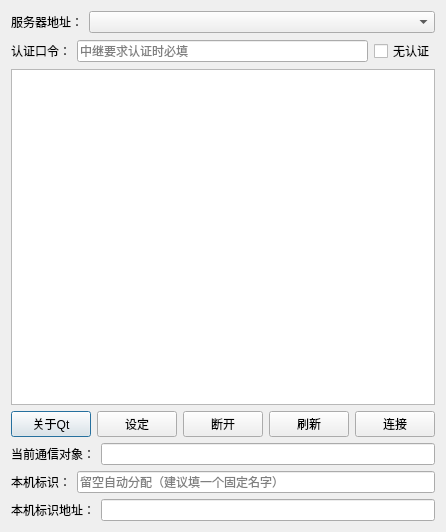
<?xml version="1.0" encoding="UTF-8"?>
<ui version="4.0">
 <class>ConnectorControl</class>
 <widget class="QDialog" name="ConnectorControl">
  <property name="geometry">
   <rect>
    <x>0</x>
    <y>0</y>
    <width>374</width>
    <height>532</height>
   </rect>
  </property>
  <property name="windowTitle">
   <string>Dialog</string>
  </property>
  <layout class="QVBoxLayout" name="verticalLayout">
   <item>
    <layout class="QHBoxLayout" name="horizontalLayout">
     <item>
      <widget class="QLabel" name="label">
       <property name="text">
        <string>服务器地址：</string>
       </property>
      </widget>
     </item>
     <item>
      <widget class="QComboBox" name="cbIp">
       <property name="sizePolicy">
        <sizepolicy hsizetype="Expanding" vsizetype="Fixed">
         <horstretch>0</horstretch>
         <verstretch>0</verstretch>
        </sizepolicy>
       </property>
      </widget>
     </item>
    </layout>
   </item>
   <item>
    <layout class="QHBoxLayout" name="horizontalLayoutAuth">
     <item>
      <widget class="QLabel" name="labelAuth">
       <property name="text">
        <string>认证口令：</string>
       </property>
      </widget>
     </item>
     <item>
      <widget class="QLineEdit" name="edPassword">
       <property name="echoMode">
        <enum>QLineEdit::EchoMode::Password</enum>
       </property>
       <property name="placeholderText">
        <string>中继要求认证时必填</string>
       </property>
      </widget>
     </item>
     <item>
      <widget class="QCheckBox" name="ckNoAuth">
       <property name="toolTip">
        <string>勾选表示中继以 --allow-no-auth 启动。
不从空口令自动推断：漏填口令应当报错，而不是静默变成不认证。</string>
       </property>
       <property name="text">
        <string>无认证</string>
       </property>
      </widget>
     </item>
    </layout>
   </item>
   <item>
    <widget class="QTableWidget" name="tableClients"/>
   </item>
   <item>
    <layout class="QHBoxLayout" name="horizontalLayout_2">
     <item>
      <widget class="QPushButton" name="btnAboutQt">
       <property name="text">
        <string>关于Qt</string>
       </property>
      </widget>
     </item>
     <item>
      <spacer name="horizontalSpacer">
       <property name="orientation">
        <enum>Qt::Orientation::Horizontal</enum>
       </property>
       <property name="sizeHint" stdset="0">
        <size>
         <width>40</width>
         <height>20</height>
        </size>
       </property>
      </spacer>
     </item>
     <item>
      <widget class="QPushButton" name="btnLock">
       <property name="text">
        <string>设定</string>
       </property>
      </widget>
     </item>
     <item>
      <widget class="QPushButton" name="btnDisconnect">
       <property name="text">
        <string>断开</string>
       </property>
      </widget>
     </item>
     <item>
      <widget class="QPushButton" name="btnRefresh">
       <property name="text">
        <string>刷新</string>
       </property>
      </widget>
     </item>
     <item>
      <widget class="QPushButton" name="btnConnect">
       <property name="text">
        <string>连接</string>
       </property>
      </widget>
     </item>
    </layout>
   </item>
   <item>
    <layout class="QHBoxLayout" name="horizontalLayout_3">
     <item>
      <widget class="QLabel" name="label_2">
       <property name="text">
        <string>当前通信对象：</string>
       </property>
      </widget>
     </item>
     <item>
      <widget class="QLineEdit" name="edCurrentClient"/>
     </item>
    </layout>
   </item>
   <item>
    <layout class="QHBoxLayout" name="horizontalLayoutMyId">
     <item>
      <widget class="QLabel" name="labelMyId">
       <property name="text">
        <string>本机标识：</string>
       </property>
      </widget>
     </item>
     <item>
      <widget class="QLineEdit" name="edMyId">
       <property name="toolTip">
        <string>声明自己的标识（对应 relayer-cli 的 --id）。留空则由中继自动分配 client-N。
该标识同时只能有一条连接：被别人占用时连接会失败，不会自动改名——对照表按 id 固定投递，改名比连不上危险。</string>
       </property>
       <property name="placeholderText">
        <string>留空自动分配（建议填一个固定名字）</string>
       </property>
      </widget>
     </item>
    </layout>
   </item>
   <item>
    <layout class="QHBoxLayout" name="horizontalLayout_4">
     <item>
      <widget class="QLabel" name="label_3">
       <property name="text">
        <string>本机标识地址：</string>
       </property>
      </widget>
     </item>
     <item>
      <widget class="QLineEdit" name="lineEdit"/>
     </item>
    </layout>
   </item>
  </layout>
 </widget>
 <resources/>
 <connections/>
</ui>
